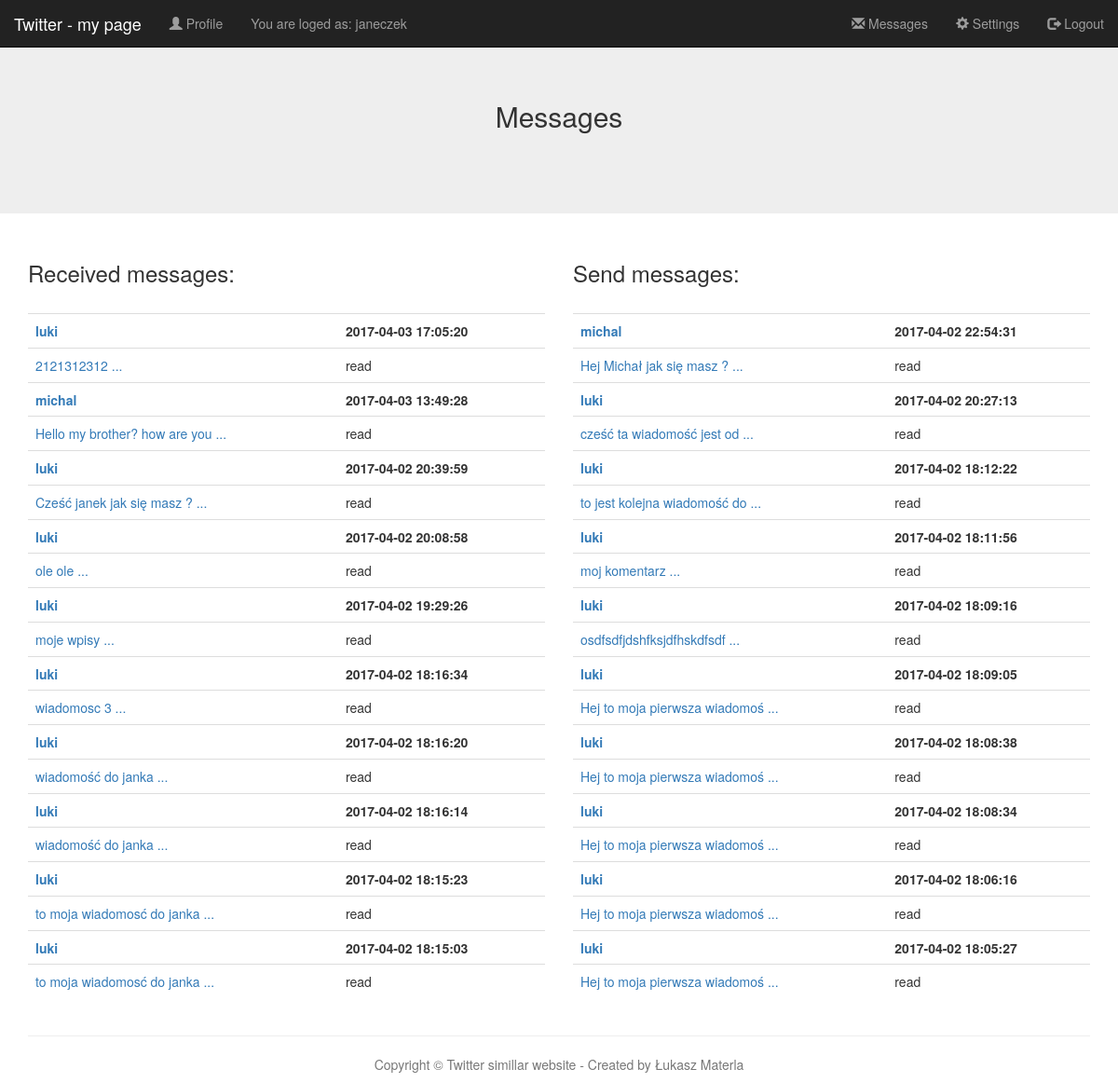
The app's page /pages/messages.php (signed in) with its own data.
### tables this page shows
CREATE TABLE `users` (
  `id` int(11) NOT NULL AUTO_INCREMENT,
  `username` varchar(64) NOT NULL,
  `email` varchar(64) NOT NULL,
  `passwordHash` varchar(64) NOT NULL,
  PRIMARY KEY (`id`),
  UNIQUE KEY `username` (`username`),
  UNIQUE KEY `email` (`email`)
);

CREATE TABLE `messages` (
  `id` int(11) NOT NULL AUTO_INCREMENT,
  `senderId` int(11) NOT NULL,
  `receiverId` int(11) NOT NULL,
  `textMessage` varchar(200) DEFAULT NULL,
  `status` tinyint(1) DEFAULT NULL,
  `creationDate` timestamp NOT NULL DEFAULT CURRENT_TIMESTAMP,
  PRIMARY KEY (`id`),
  KEY `messages_ibfk_1` (`senderId`),
  KEY `messages_ibfk_2` (`receiverId`),
  CONSTRAINT `messages_ibfk_1` FOREIGN KEY (`senderId`) REFERENCES `users` (`id`) ON DELETE CASCADE,
  CONSTRAINT `messages_ibfk_2` FOREIGN KEY (`receiverId`) REFERENCES `users` (`id`) ON DELETE CASCADE
);

### src/util/db.php (called while the page is built, shortened)
<?php
class db {
    public function __construct(
        $host = "localhost",
        $user = "root",
        $pass = "coderslab"
    ){
        try {
            $this->conn = new PDO("mysql:host=$host", $user, $pass, [
                PDO::ATTR_ERRMODE => PDO::ERRMODE_EXCEPTION,
                PDO::ATTR_DEFAULT_FETCH_MODE => PDO::FETCH_ASSOC
            ]);
        } catch (Exception $e) {
            echo "Uwaga: " . $e->getMessage() . "\n";
        }
    }
    public function changeDB($name){
        return true;
    }
}

### src/abstract/activeRecord.php (called while the page is built, shortened)
<?php
abstract class activeRecord implements activeRecordInterface {
    public static function connect(){
        return true;
    }
}

### src/model/user.php (called while the page is built, shortened)
<?php
class user extends activeRecord {
    private $username;
    public function __construct() {
        $this->username = '';
    }
    public function getId() {
        return $this->id;
    }
    public function getUsername() {
        return $this->username;
    }
    static public function loadById($id) {
        $sql = "SELECT * FROM users WHERE id=:id";
        $stmt = self::$db->conn->prepare($sql);
        $result= $stmt->execute(['id' => $id]);
        if ($result && $stmt->rowCount() == 1) {
            $row = $stmt->fetch(PDO::FETCH_ASSOC);
            $loadedUser = new User();
            $loadedUser->id = $row['id'];
            $loadedUser->username = $row['username'];
            $loadedUser->passwordHash = $row['passwordHash'];
            $loadedUser->email = $row['email'];
            return $loadedUser;
        }
        return null;
    }
}

### src/model/message.php (called while the page is built, shortened)
<?php
class message extends activeRecord {
    private $senderId;
    private $receiverId;
    private $status;
    private $textMessage;
    private $creationDate;
    public function __construct() {
        $this->id = -1;
        $this->senderId = '';
        $this->receiverId = '';
        $this->textMessage = '';
        $this->status = '';
        $this->creationDate = '';
    }
    public function getId() {
        return $this->id;
    }
    public function getSenderId() {
        return $this->senderId;
    }
    public function getReceiverId() {
        return $this->receiverId;
    }
    public function getStatus() {
        return $this->status;
    }
    public function getTextMessage() {
        return $this->textMessage;
    }
    public function getCreationDate() {
        return $this->creationDate;
    }
    static public function loadAllBySenderId($id) {
        $sql = "SELECT * FROM messages WHERE senderId=:id ORDER BY creationDate DESC";
        $stmt = self::$db->conn->prepare($sql);
        $result = $stmt->execute(['id' => $id]);
        $returnTable = [];
        if ($result !== false && $stmt->rowCount() > 0) {
            foreach ($stmt as $row) {
                $loadedMessage = new message();
                $loadedMessage->id = $row['id'];
                $loadedMessage->senderId = $row['receiverId'];
                $loadedMessage->receiverId = $row['senderId'];
                $loadedMessage->textMessage = $row['textMessage'];
                $loadedMessage->status = $row['status'];
                $loadedMessage->creationDate = $row['creationDate'];
                $returnTable[] = $loadedMessage;
            }
            return $returnTable;
        }
    }
    static public function loadAllByReceiverId($id) {
        $sql = "SELECT * FROM messages WHERE receiverId=:id ORDER BY creationDate DESC";
        $stmt = self::$db->conn->prepare($sql);
        $result = $stmt->execute(['id' => $id]);
        $returnTable = [];
        if ($result !== false && $stmt->rowCount() > 0) {
            foreach ($stmt as $row) {
                $loadedMessage = new message();
                $loadedMessage->id = $row['id'];
                $loadedMessage->senderId = $row['receiverId'];
                $loadedMessage->receiverId = $row['senderId'];
                $loadedMessage->textMessage = $row['textMessage'];
                $loadedMessage->status = $row['status'];
                $loadedMessage->creationDate = $row['creationDate'];
                $returnTable[] = $loadedMessage;
            }
            return $returnTable;
        }
    }
}

### pages/messages.php (the view, shortened to what this page needs)
<?php
$userSelected = null;
if (isset($_SESSION['id']) && isset($_SESSION['email'])) {
    $userSelected = user::loadById($_SESSION['id']);
} else {
    echo "Please Login ";
    header('Refresh: 0; url = ../index.php');
}
?>
<!DOCTYPE html>
<html lang="en">
    <head>
        <link rel="stylesheet" media="screen" href="https://maxcdn.bootstrapcdn.com/bootstrap/3.3.6/css/bootstrap.min.css">
    </head>
    <body>
        <nav class="navbar navbar-inverse navbar-fixed-top">
            <div class="container-fluid">
                <div class="navbar-header">
                    <a class="navbar-brand" href="../index.php"> Twitter - my page</a>
                </div>
                <div class="collapse navbar-collapse" id="bs-example-navbar-collapse-1">
                    <?php if ($userSelected) { ?>
                        <ul class="nav navbar-nav">
                            <li class=""><?php
                                echo
                                "<a href='user.php?id=" . $userSelected->getId() . "'>"
                                . "<span class='glyphicon glyphicon-user'></span> Profile</a>"
                                ?>
                            </li>
                            <li class=""><?php
                                echo
                                "<a href='user.php?id=" . $userSelected->getId() . "'> "
                                . "You are loged as: " . $userSelected->getUsername() . "</a>";
                                ?>
                            </li>
                        </ul>
                    <?php } ?>
                    <ul class="nav navbar-nav navbar-right">
                        <?php if ($userSelected) { ?>
                            <li>
                                <a href="messages.php"><span class="glyphicon glyphicon-envelope"></span> Messages</a>
                            </li>
                            <li>
                                <a href="settings.php"><span class="glyphicon glyphicon-cog"></span> Settings</a>
                            </li>
                            <li>
                                <a href="logout.php"><span class="glyphicon glyphicon-log-out"></span> Logout</a>
                            </li>
                        <?php } ?>
                    </ul>
                </div>
            </div>
        </nav>
        <div class= "jumbotron">
            <div class="container page-header text-center">
                <h2> Messages</h2>
            </div>
        </div>
        <div class="container">
            <div class="row">
                <div class="col-sm-8">
                </div>
            </div>
        </div>
        <div class="container">
            <div class="row">
                <div class="col-sm-6">
                    <?php
                    if (!empty($userSelected)) {
                        echo "<h3>Received messages:</h3><br>";
                        echo " <table class='table table-hover'>";
                        $allReceivedMessages = message::loadAllByReceiverId($userSelected->getId());
                        if (!empty($allReceivedMessages)) {
                            foreach ($allReceivedMessages as $receivedMessage) {
                                $senderUser = user::loadById($receivedMessage->getReceiverId());
                                $status = ($receivedMessage->getStatus() == 1) ? 'read' : 'unread';
                                echo "<tr><th><a href='user.php?id=" . $senderUser->getId() . "'>" . $senderUser->getUsername() . "</a></th><th>" . $receivedMessage->getCreationDate() . "</th><tr>";
                                echo
                                "<tr>"
                                . "<td><a href='messages.php?id=" . $receivedMessage->getId() . "'>" . substr($receivedMessage->getTextMessage(), 0, 30) . " ..." . "</a></td><td>" . $status . "</td>"
                                . "</tr>";
                            }
                        } else {
                            echo "Your message box is empty";
                        }
                        echo "</table>";
                    }
                    ?>
                </div>
                <div class="col-sm-6">
                    <?php
                    if (!empty($userSelected)) {
                        echo "<h3>Send messages:</h3><br>";
                        echo " <table class='table table-hover'>";
                        $allSenddMessages = message::loadAllBySenderId($userSelected->getId());
                        if (!empty($allSenddMessages)) {
                            foreach ($allSenddMessages as $sendMessage) {
                                $reciverUser = user::loadById($sendMessage->getSenderId());
                                $status = ($sendMessage->getStatus() == 1) ? 'read' : 'unread';
                                echo "<tr><th><a href='user.php?id=" . $reciverUser->getId() . "'>" . $reciverUser->getUsername() . "</a></th><th>" . $sendMessage->getCreationDate() . "</th><tr>";
                                echo
                                "<tr>"
                                . "<td><a href='messages.php?id=" . $sendMessage->getId() . "'>" . substr($sendMessage->getTextMessage(), 0, 30) . " ..." . "</a></td><td>" . $status . "</td>"
                                . "</tr>";
                            }
                        } else {
                            echo "Your message box is empty";
                        }
                        echo "</table>";
                    }
                    ?>
                </div>
            </div>
            <hr>
        </div>
        <footer>
            <div class="container">
                <div class="row">
                    <div class=" text-center col-xs-12 col-sm-12 col-md-12 col-lg-12">
                        <p class="copyright text-muted">Copyright &copy; Twitter simillar website - Created by Łukasz Materla</p>
                    </div>
                </div>
            </div>
        </footer>
    </body>
</html>

### records on screen
users: username "janeczek"
messages: senderId.username "luki", creationDate "2017-04-03 17:05:20", textMessage "2121312312", status "read"
messages: senderId.username "michal", creationDate "2017-04-03 13:49:28", textMessage "Hello my brother? how are you", status "read"
messages: senderId.username "luki", creationDate "2017-04-02 20:39:59", textMessage "Cześć janek jak się masz ?", status "read"
messages: senderId.username "luki", creationDate "2017-04-02 20:08:58", textMessage "ole ole", status "read"
messages: senderId.username "luki", creationDate "2017-04-02 19:29:26", textMessage "moje wpisy", status "read"
messages: senderId.username "luki", creationDate "2017-04-02 18:16:34", textMessage "wiadomosc 3", status "read"
messages: senderId.username "luki", creationDate "2017-04-02 18:16:20", textMessage "wiadomość do janka", status "read"
messages: senderId.username "luki", creationDate "2017-04-02 18:16:14", textMessage "wiadomość do janka", status "read"
messages: senderId.username "luki", creationDate "2017-04-02 18:15:23", textMessage "to moja wiadomosć do janka", status "read"
messages: senderId.username "luki", creationDate "2017-04-02 18:15:03", textMessage "to moja wiadomosć do janka", status "read"
messages: receiverId.username "michal", creationDate "2017-04-02 22:54:31", textMessage "Hej Michał jak się masz ?", status "read"
messages: receiverId.username "luki", creationDate "2017-04-02 20:27:13", textMessage "cześć ta wiadomość jest od", status "read"
messages: receiverId.username "luki", creationDate "2017-04-02 18:12:22", textMessage "to jest kolejna wiadomość do", status "read"
messages: receiverId.username "luki", creationDate "2017-04-02 18:11:56", textMessage "moj komentarz", status "read"
messages: receiverId.username "luki", creationDate "2017-04-02 18:09:16", textMessage "osdfsdfjdshfksjdfhskdfsdf", status "read"
messages: receiverId.username "luki", creationDate "2017-04-02 18:09:05", textMessage "Hej to moja pierwsza wiadomoś", status "read"
messages: receiverId.username "luki", creationDate "2017-04-02 18:08:38", textMessage "Hej to moja pierwsza wiadomoś", status "read"
messages: receiverId.username "luki", creationDate "2017-04-02 18:08:34", textMessage "Hej to moja pierwsza wiadomoś", status "read"
messages: receiverId.username "luki", creationDate "2017-04-02 18:06:16", textMessage "Hej to moja pierwsza wiadomoś", status "read"
messages: receiverId.username "luki", creationDate "2017-04-02 18:05:27", textMessage "Hej to moja pierwsza wiadomoś", status "read"
